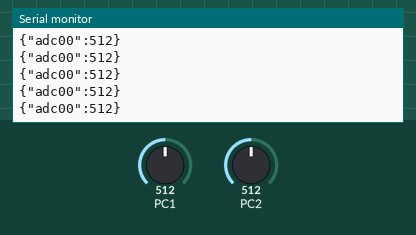
Simulated run of this program. Board: ATmega328P, built with avr-gcc and emulated at 16 MHz. Shown: the last lines printed to the serial monitor. The inputs (shaded band) are chosen by the test bench; at power-on: PC1 = 512, PC2 = 512.

Above: at 1.2 s.
1.3 s: PC1 set to 982
At 1.58 s:
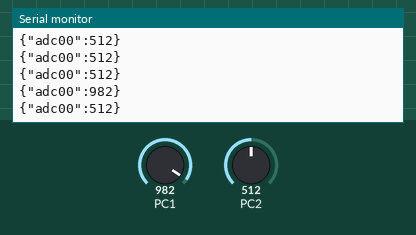
2.8 s: PC1 set to 1014
At 2.81 s:
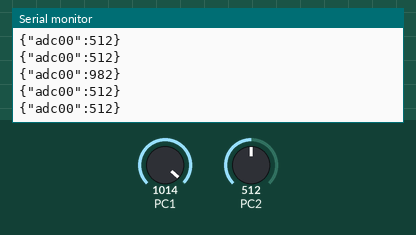
4.3 s: PC2 set to 11
At 4.4 s:
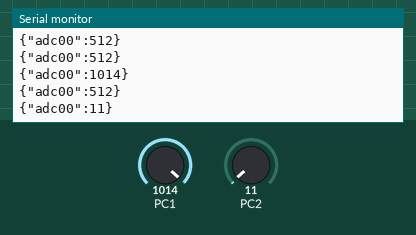
5.8 s: PC2 set to 8
At 5.85 s:
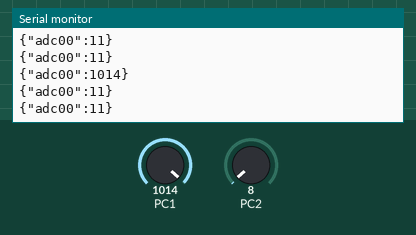
7.3 s: PC1 set to 11
At 7.31 s:
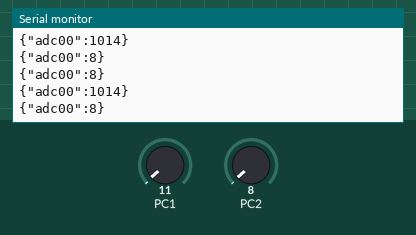
8.8 s: PC1 set to 8
At 8.86 s:
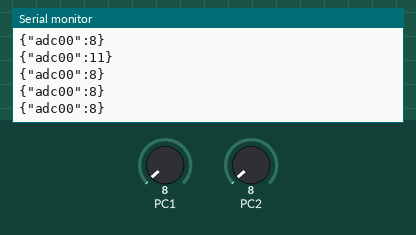
Timing chart, 0 to 11.3 s (numbered marks = the images above; inputs shaded):
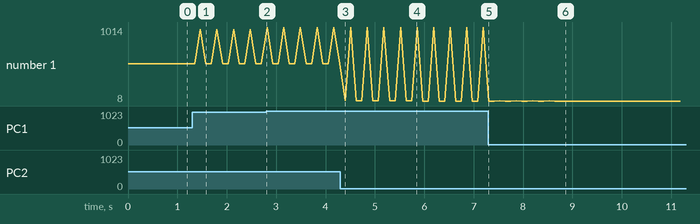

Measured:
- after the input at 1.3 s, the serial monitor: prints a new line after 0.16 s (image 1)
- after the input at 4.3 s, the serial monitor: prints a new line after 0.10 s (image 3)
- plotted number 1: 512 → 11 after the input at 4.3 s

The program:

Main.c
```c
/*
 * Main.c
 *
 *  Created on: Aug 6, 2019
 *      Author: ibnshayed
 */

#include <avr/io.h>
#include <util/delay.h>
#include <stdio.h>

#define F_CPU 16000000UL

#define FOSC 16000000 /**< Clock speed for UBRR calculation. refer page 179 of 328p datasheet. */
#define BAUD 9600 /**< Baud Rate in bps. refer page 179 of 328p datasheet. */
#define MYUBRR FOSC/16/BAUD-1 /**< UBRR = (F_CPU/(16*Baud))-1 for asynch USART page 179 328p datasheet. Baud rate 9600bps, assuming	16MHz clock UBRR0 becomes 0x0067*/
int result;
/**
 * @brief Initialize USART for 8 bit data transmit no parity and 1 stop bit.
 *
 *@details This is a code snippet from datasheet page 182
 *
 * @param ubrr The UBRR value calculated in macro MYUBRR
 * @see MYUBRR
 */
void USART_init(unsigned int ubrr) {

	UCSR0C = (0 << USBS0) | (3 << UCSZ00); /// Step 1. Set UCSR0C in Asynchronous mode, no parity, 1 stop bit, 8 data bits
	UCSR0A = 0b00000000; /// Step 2. Set UCSR0A in Normal speed, disable multi-proc

	UBRR0H = (unsigned char) (ubrr >> 8); /// Step 3. Load ubrr into UBRR0H and UBRR0L
	UBRR0L = (unsigned char) ubrr;

	UCSR0B = 0b00011000; /// Step 4. Enable Tx Rx and disable interrupt in UCSR0B
}

/**
 * @brief Send 8bit data.
 *
 *@details This is a code snippet from datasheet page 184
 *
 * @param data The 8 bit data to be sent
 */

int USART_send(char c, FILE *stream) {

	while (!(UCSR0A & (1 << UDRE0))) /// Step 1.  Wait until UDRE0 flag is high. Busy Waitinig
	{
		;
	}

	UDR0 = c; /// Step 2. Write char to UDR0 for transmission
}

/**
 * @brief Receive 8bit sata.
 *
 *@details This is a code snippet from datasheet page 187
 *
 * @return Returns received data from UDR0
 */
int USART_receive(FILE *stream) {

	while (!(UCSR0A & (1 << RXC0)))
		/// Step 1. Wait for Receive Complete Flag is high. Busy waiting
		;

	return UDR0; /// Step 2. Get and return received data from buffer
}

void init_ADC() {
	/// ADMUX section 23.9.1 page 262
	///BIT 7 and BIT 6   AVCC with external capacitor at AREF pin REFS0 =0 and REFS1= 1
	/// BIT 5   ADC Left Adjust Result ADLAR = 0
	/// BIT 3:0  MUX3:0 0b0000 for channel 0
	ADMUX = 0b01000000;
	//same as previous line
	//	ADMUX = (_BV(REFS0))| (ADMUX & ~_BV(REFS1))|(_BV(ADLAR))|(ADMUX & ~_BV(MUX3))|(ADMUX & ~_BV(MUX2))|(ADMUX & ~_BV(MUX1))|(ADMUX & ~_BV(MUX0));

	///DIDR0   Digital Input Disable Register 0 section Section 23.9.4 page 265 - 266
	/// Disable digital input buffer of ADC0 to save power consumption
	//DIDR0 = 0b00000001;

	/// ADSCRA ADC Control and Status Register A Section 23.9.2 page 263 -264
	///Bit 7   ADEN: ADC Enable =1 enable ADC
	///Bit 6   ADSC: ADC Start Conversion =0 do not start conversion
	///Bit 5   ADATE: ADC Auto Trigger Enable = 0 Disable trigger
	///Bit 4   ADIF: ADC Interrupt Flag = 0
	///Bit 3   ADIE: ADC Interrupt Enable = 0 Disable ADC interrupt
	///Bits 2:0   ADPS2:0: ADC Prescaler Select Bits 010 division factor = 4
	ADCSRA = 0b10000111;

}
int main() {

	init_ADC();
	USART_init(MYUBRR);
	stdout = fdevopen(USART_send, NULL);
	stdin = fdevopen(NULL, USART_receive);

	while (1) {
		//ADC0
		ADCSRA |= (1 << ADSC);
		while (bit_is_set(ADCSRA, ADSC)) {
			;
		}
		result = ADC;
		//printf("{\"adc0\":%d}\n",result); //for adc0 and thirmistor
		printf("{\"adc0%d\":%d}\n", bit_is_set(ADMUX, 0), result); // For Joystick
		//ADMUX ^= (1<<0); // for Joystick
		_delay_ms(100);

		//ADC1
		ADMUX = 0b01000001;
		ADCSRA |= (1 << ADSC);
		while (bit_is_set(ADCSRA, ADSC)) {
			;
		}
		result = ADC;
		printf("{\"adc0%d\":%d}\n", bit_is_set(ADMUX, 0b01000001), result); // For Joystick
		_delay_ms(100);

		//ADC2
		ADMUX = 0b01000010;
		ADCSRA |= (1 << ADSC);
		while (bit_is_set(ADCSRA, ADSC)) {
			;
		}
		result = ADC;
		printf("{\"adc%d%d\":%d}\n", bit_is_set(ADMUX, 0b01000010),bit_is_set(ADMUX, 0b01000000), result); // For Joystick
		_delay_ms(100);

	}
}
```
